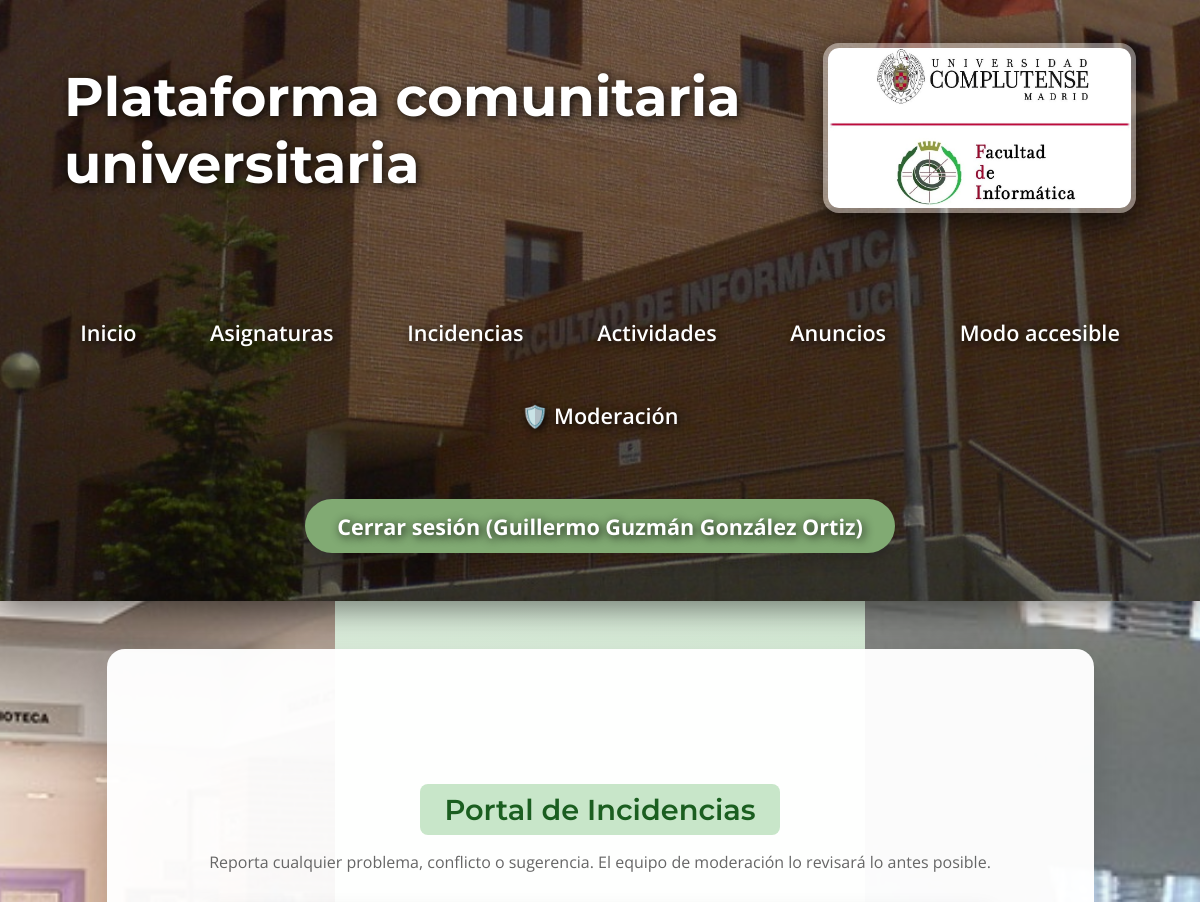
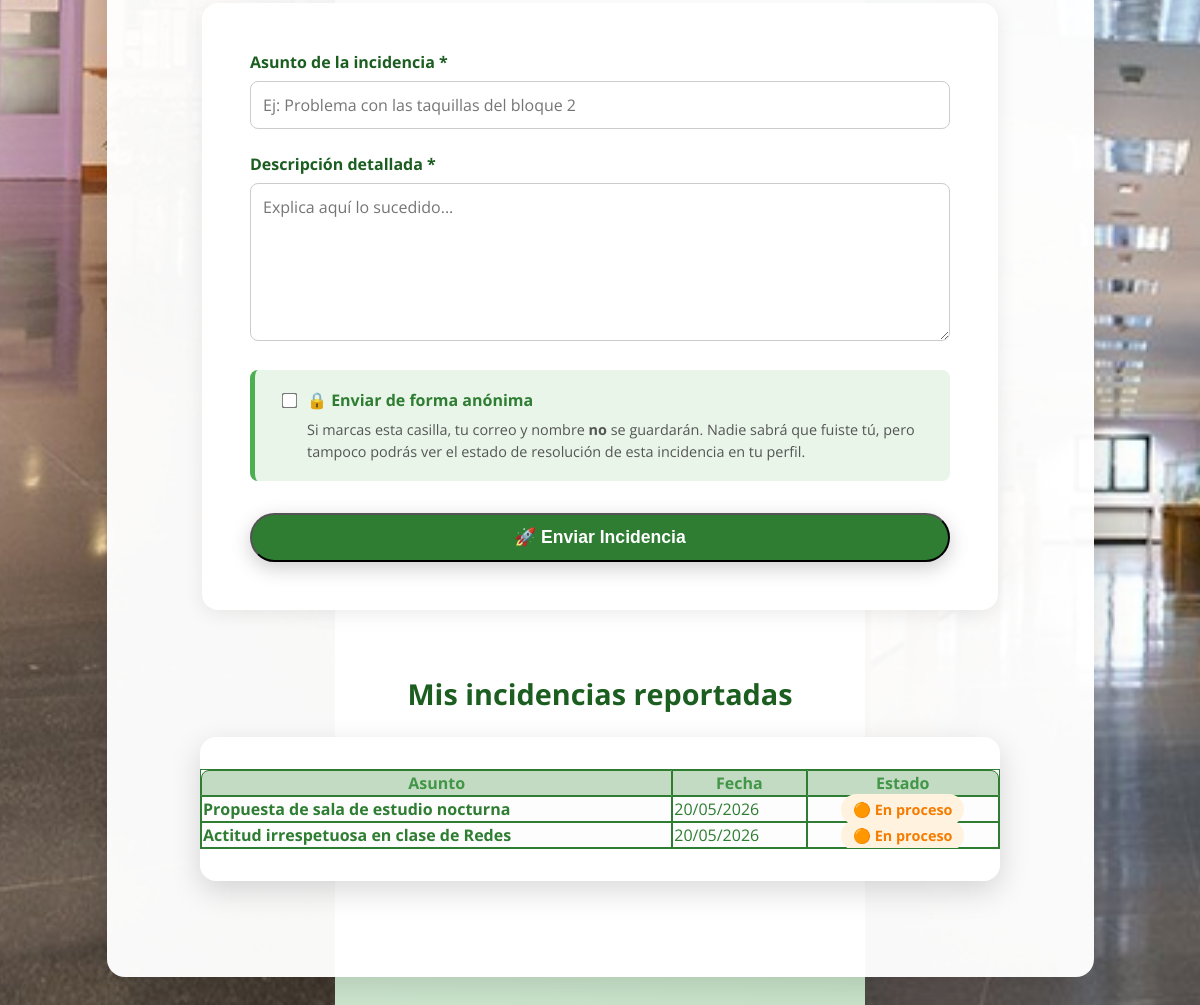
Page /incidencias (signed in) on the committed database (2 pictures, top to bottom).
### models.py (models this page shows, shortened)
class User(UserMixin, db.Model):
    __tablename__ = "users"
    id = db.Column(db.Integer, primary_key=True)
    email = db.Column(db.String(120), unique=True, nullable=False)
    name = db.Column(db.String(100), nullable=False)
    role = db.Column(db.String(20), nullable=False, default="estudiante")
    password_hash = db.Column(db.String(200), nullable=True)

class Incident(db.Model):
    __tablename__ = "incidents"
    id = db.Column(db.Integer, primary_key=True)
    title = db.Column(db.String(200), nullable=False)
    description = db.Column(db.Text, nullable=False)
    status = db.Column(db.String(20), nullable=False, default="Abierta")
    created_at = db.Column(db.DateTime, nullable=False, default=datetime.utcnow)
    user_id = db.Column(db.Integer, db.ForeignKey("users.id"), nullable=True)
    user = db.relationship("User", backref="incidents")

### app.py (the view, shortened to what this page needs)
@app.route("/incidencias", methods=["GET", "POST"])
@login_required
def incidents():
    mis_incidencias = Incident.query.filter_by(user_id=current_user.id).order_by(Incident.created_at.desc()).all()
    return render_template("incidents.html", incidencias=mis_incidencias)

### app.py (called while the page is built)
@login_manager.user_loader
def load_user(user_id):
    return db.session.get(User, int(user_id))

### templates/incidents.html (shortened to what this page needs)
{% extends "base.html" %}
{% block custom_css %}
<link rel="stylesheet" href="{{ url_for('static', filename='css/incidents.css') }}">
{% endblock %}
{% block content %}
<div style="text-align: center; margin-bottom: 2rem;">
    <h2 style="margin-bottom: 0.5rem;"><span class="badge-soft" style="font-size: 1.8rem; padding: 0.5rem 1.5rem;">Portal de Incidencias</span></h2>
    <p class="home-subtitle" style="color: #666;">
        Reporta cualquier problema, conflicto o sugerencia. El equipo de moderación lo revisará lo antes posible.
    </p>
</div>
<div class="form-container">
    <form method="post">
        <div>
            <label for="title" class="form-label">Asunto de la incidencia *</label>
            <input type="text" id="title" name="title" required placeholder="Ej: Problema con las taquillas del bloque 2" class="form-control">
        </div>
        <div>
            <label for="description" class="form-label">Descripción detallada *</label>
            <textarea id="description" name="description" rows="6" required placeholder="Explica aquí lo sucedido..." class="form-control" style="resize: vertical;"></textarea>
        </div>
        <div class="info-box anonymous-box">
            <div style="display: flex; align-items: center; margin-bottom: 5px;">
                <input type="checkbox" id="anonymous" name="anonymous" value="yes" class="checkbox-large">
                <label for="anonymous" class="checkbox-label" style="margin-left: 8px;">🔒 Enviar de forma anónima</label>
            </div>
            <p class="anonymous-help-text">
                Si marcas esta casilla, tu correo y nombre <strong>no</strong> se guardarán. Nadie sabrá que fuiste tú, pero tampoco podrás ver el estado de resolución de esta incidencia en tu perfil.
            </p>
        </div>
        <div style="margin-top: 2rem;">
            <button type="submit" class="btn-create" style="width: 100%; font-size: 1.1rem; padding: 12px; border-radius: 50px;">
                🚀 Enviar Incidencia
            </button>
        </div>
    </form>
</div>
<h3 class="section-title">Mis incidencias reportadas</h3>
{% if incidencias %}
    <div class="table-wrapper" style="max-width: 800px; margin: 0 auto;">
        <table class="tabla-centrada" style="width: 100%;">
            <thead>
                <tr>
                    <th style="border-top-left-radius: 8px;">Asunto</th>
                    <th>Fecha</th>
                    <th style="border-top-right-radius: 8px;">Estado</th>
                </tr>
            </thead>
            <tbody>
            {% for inc in incidencias %}
                <tr>
                    <td><strong>{{ inc.title }}</strong></td>
                    <td>{{ inc.created_at.strftime('%d/%m/%Y') }}</td>
                    <td style="text-align: center;">
                        {% if inc.status == 'Abierta' %}
                            <span class="status-abierta">🔴 Abierta</span>
                        {% elif inc.status == 'En proceso' %}
                            <span class="status-proceso">🟠 En proceso</span>
                        {% else %}
                            <span class="status-cerrada">🟢 Cerrada</span>
                        {% endif %}
                    </td>
                </tr>
            {% endfor %}
            </tbody>
        </table>
    </div>
{% endif %}
{% endblock %}

### templates/base.html (shortened to what this page needs)
<!DOCTYPE html>
<html lang="es">
<head>
    <link rel="stylesheet" href="{{ url_for('static', filename='css/global.css') }}?v=2">
    {% block custom_css %}{% endblock %}
</head>
<body>
    <header class="main-header">
        <div class="header-content">
            <h1>Plataforma comunitaria universitaria</h1>
            <a href="https://informatica.ucm.es" target="_blank">
                <img src="{{ url_for('static', filename='img/ucm.jpg') }}" alt="Facultad de Informática UCM" class="header-logo">
            </a>
        </div>
        <nav class="main-nav">
            <div class="nav-links">
                <a href="{{ url_for('home') }}">Inicio</a>
                <a href="{{ url_for('subjects.list_subjects') }}">Asignaturas</a>
                <a href="{{ url_for('incidents') }}">Incidencias</a>
                <a href="{{ url_for('activities.activities_list') }}">Actividades</a>
                <a href="{{ url_for('ads') }}">Anuncios</a>
                <a href="{{ url_for('accessible_mode') }}">Modo accesible</a>
                {% if current_user.is_authenticated and current_user.role == 'admin' %}
                    <a href="{{ url_for('moderation_panel') }}">🛡️ Moderación</a>
                {% endif %}
            </div>
            <div class="auth-links">
                {% if current_user.is_authenticated %}
                    <a href="{{ url_for('logout') }}">Cerrar sesión ({{ current_user.name }})</a>
                {% else %}
                    <a href="{{ url_for('login') }}">Iniciar sesión</a>
                {% endif %}
            </div>
        </nav>
    </header>
    <main>
        {% block content %}{% endblock %}
    </main>
</body>
</html>

### static/css/global.css (style rules this page uses)
body { font-family: 'Open Sans', sans-serif; background: linear-gradient(135deg, #e8f5e8 0%, #c8e6c9 100%); margin: 0; padding: 0; min-height: 100vh; color: #2e7d32; }
header h1, header nav a, header .auth-links a { color: rgb(255, 255, 255) !important; text-shadow: 2px 2px 10px rgba(0,0,0,0.9); position: relative; z-index: 2; }
header h1 { font-family: 'Montserrat', sans-serif; font-size: 3.4rem; font-weight: 700; margin: 0; }
nav { margin-top: 2rem; font-size: 1.35rem; display: flex; justify-content: center; align-items: center; flex-wrap: wrap; gap: 2.2rem; }
nav a { color: #e8f5e8; text-decoration: none; font-weight: 600; padding: 0.6rem 1.2rem; border-radius: 10px; transition: all 0.3s; }
.auth-links { display: flex; gap: 1.2rem; }
.auth-links a { background: rgb(129, 170, 115); color: #1b5e20; padding: 0.8rem 2rem; border-radius: 50px; font-weight: bold; box-shadow: 0 6px 18px rgba(0,0,0,0.2); transition: all 0.3s; }
header img { transition: all 0.4s ease; border: 4px solid rgba(255,255,255,0.3); border-radius: 16px; }
main { max-width: 875px; margin: 3rem auto; background: rgba(255,255,255,0.97); padding: 6rem 3.5rem; min-height: 100vh; border-radius: 18px; box-shadow: 0 12px 40px rgba(0,0,0,0.15); }
h2 { color: #1b5e20; font-family: 'Montserrat', sans-serif; font-size: 2.6rem; text-align: center; margin-bottom: 1.5rem; }
.table-wrapper { overflow-x: auto; margin: 2rem 0; border-radius: 16px; box-shadow: 0 10px 30px rgba(0,0,0,0.15); background: white; }
.btn-create { background: #2e7d32; color: white; padding: 0.9rem 2rem; border-radius: 50px; text-decoration: none; font-weight: bold; box-shadow: 0 6px 20px rgba(0,0,0,0.2); transition: all 0.3s; }
.tabla-centrada { margin: 2rem auto; display: table; border-collapse: separate; border-spacing: 0; border: 1.5px solid #2e7d32; border-radius: 0px; overflow: hidden; background: rgb(252, 253, 252); }
.tabla-centrada td, .tabla-centrada th { border: 1.5px solid #2e7d32; }
.tabla-centrada th { background-color: rgb(195, 218, 195); color: #419647; }
.badge-soft { display:inline-block; background:#c8e6c9; color:#1b5e20; padding:0.4rem 0.9rem; border-radius:8px; font-weight:600; font-size:0.9rem; }
body::before, body::after { content: ""; position: fixed; top: 0; width: 335px; height: 100%; background-repeat: no-repeat; background-position: center top; background-size: cover; z-index: 0; }
body::before { left: 0; background-image: url('../img/hall.jpg'); }
body::after { right: 0; background-image: url('../img/pasillo.jpg'); }
main, header, nav { position: relative; z-index: 1; }
.main-header { background: linear-gradient(rgba(0,0,0,0.45), rgba(0,0,0,0.55)), url('../img/ucm2.jpg') center top / cover no-repeat; min-height: 420px; padding: 0; position: relative; box-shadow: 0 8px 32px rgba(0,0,0,0.5); }
.header-content { display: flex; justify-content: space-between; align-items: center; padding: 2.5rem 4rem; background: transparent; height: 180px; position: relative; z-index: 2; }
.header-logo { height: 160px; width: auto; border-radius: 16px; box-shadow: 0 10px 30px rgba(0,0,0,0.7); border: 5px solid rgba(255,255,255,0.4); }
.main-nav { text-align: center; padding: 1rem 0 3rem 0; position: relative; z-index: 2; }
.nav-links { display: inline-flex; gap: 2.2rem; flex-wrap: wrap; justify-content: center; }
.auth-links { margin-top: 1.5rem; }

### static/css/incidents.css (style rules this page uses)
.form-container { max-width: 700px; margin: 2rem auto; background: #fff; padding: 3rem; border-radius: 16px; box-shadow: 0 4px 20px rgba(0,0,0,0.08); }
.form-label { font-weight: bold; color: #1b5e20; display: block; margin-bottom: 0.5rem; }
.form-control { width: 100%; padding: 12px; border: 1px solid #ccc; border-radius: 8px; box-sizing: border-box; font-family: inherit; font-size: 1rem; transition: border-color 0.3s; margin-bottom: 1.5rem; }
.info-box.anonymous-box { margin-bottom: 1.5rem; background: #e8f5e8; padding: 1.2rem 1.5rem; border-radius: 8px; border-left: 5px solid #4caf50; transition: all 0.3s; }
.checkbox-large { transform: scale(1.2); cursor: pointer; }
.checkbox-label { color: #2e7d32; font-weight: bold; cursor: pointer; }
.anonymous-help-text { margin: 8px 0 0 28px; font-size: 0.9rem; color: #555; line-height: 1.5; }
.section-title { margin-top: 4rem; text-align: center; color: #1b5e20; font-size: 1.8rem; margin-bottom: 1.5rem; }
.status-proceso { color: #f57c00; font-weight: bold; background: #fff3e0; padding: 6px 12px; border-radius: 50px; font-size: 0.9rem; }

### rows in the picture
User: name "Guillermo Guzmán González Ortiz"
Incident: title "Propuesta de sala de estudio nocturna", created_at "20/05/2026", status "🟠 En proceso"
Incident: title "Actitud irrespetuosa en clase de Redes", created_at "20/05/2026", status "🟠 En proceso"
